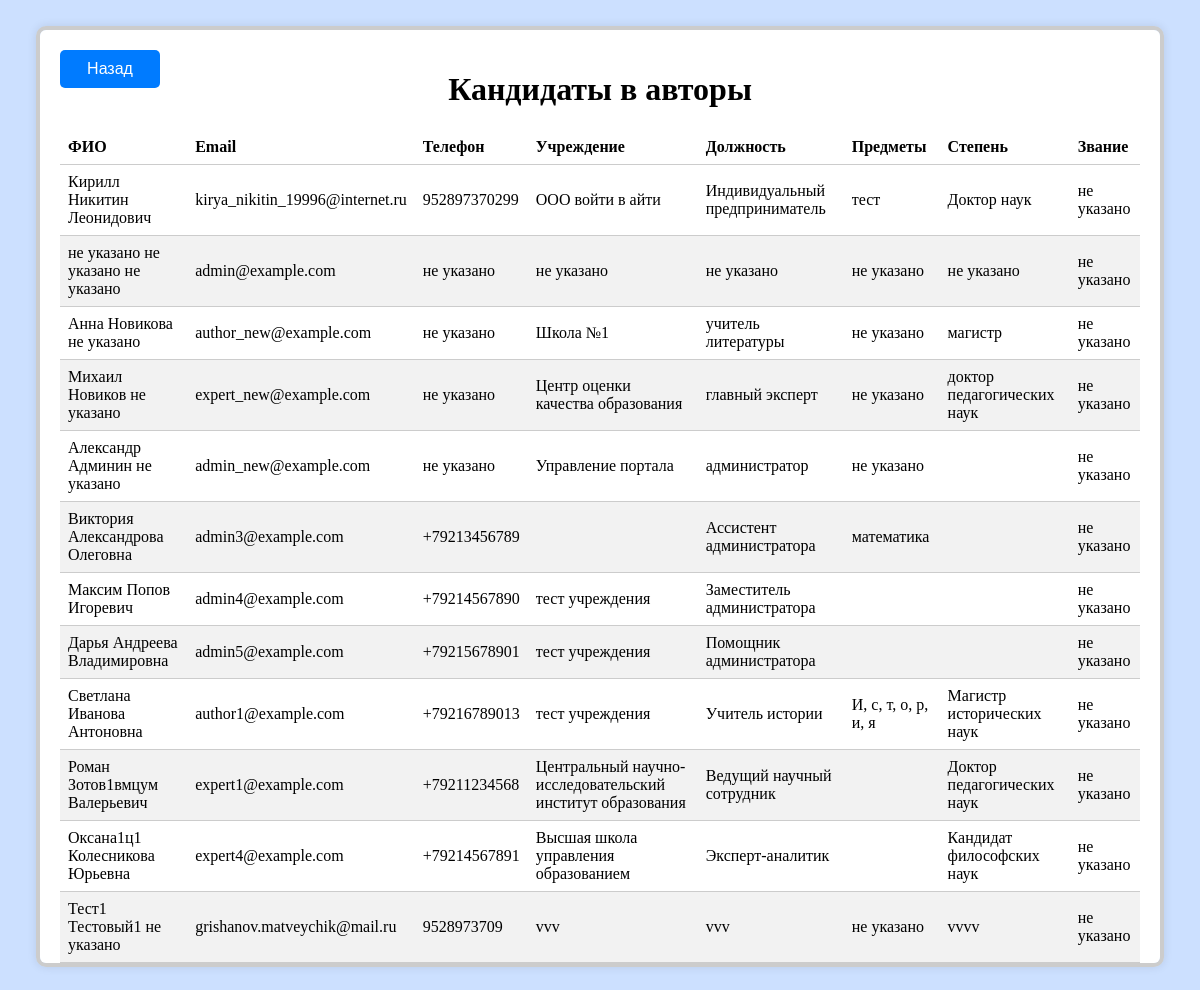
The page /show-candidates on the database as committed earlier.
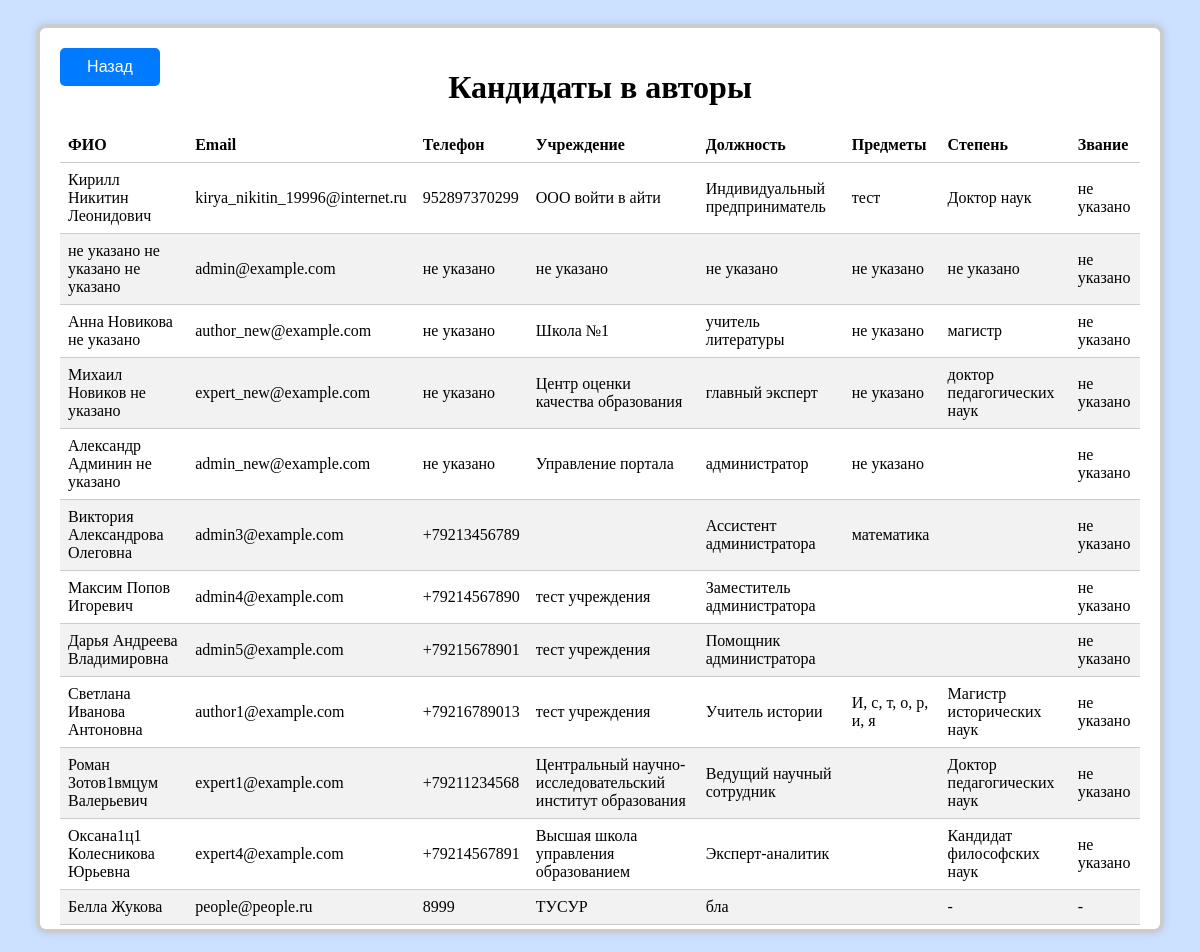
The same page on the database as committed later.
### tables this page shows
CREATE TABLE "users" (
	"user_id"	INTEGER,
	"username"	VARCHAR(50) UNIQUE,
	"password"	VARCHAR(100),
	"role_admin"	BOOLEAN DEFAULT FALSE,
	"role_author"	BOOLEAN DEFAULT FALSE,
	"role_expert"	BOOLEAN DEFAULT FALSE,
	"first_name"	VARCHAR(50),
	"last_name"	VARCHAR(50),
	"middle_name"	VARCHAR(50),
	"email"	VARCHAR(100) NOT NULL UNIQUE,
	"phone_number"	VARCHAR(20) UNIQUE,
	"institution"	VARCHAR(100),
	"position"	VARCHAR(100),
	"subjects_taught"	TEXT,
	"academic_degree"	VARCHAR(100),
	"academic_rank"	VARCHAR(100),
	PRIMARY KEY("user_id" AUTOINCREMENT)
);

### flaskr.py (the view)
@app.route('/show-candidates')
def show_candidates():
    try:
        conn = connect_db()
        cursor = conn.cursor()
        cursor.execute('''
            SELECT first_name, last_name, middle_name, email, phone_number, institution, position, subjects_taught, academic_degree, academic_rank
            FROM users
            WHERE role_admin=FALSE AND role_author=FALSE AND role_expert=FALSE
        ''')
        results = cursor.fetchall()
        print("Полученные данные:", results)
        candidates = []
        for result in results:
            default_values = ['не указано'] * 10
            processed_result = list(result[:len(default_values)])
            for i in range(len(processed_result)):
                if processed_result[i] is None:
                    processed_result[i] = default_values[i]
            candidates.append({
                'full_name': f"{processed_result[0]} {processed_result[1]} {processed_result[2]}",
                'email': processed_result[3],
                'phone_number': processed_result[4],
                'institution': processed_result[5],
                'position': processed_result[6],
                'subjects_taught': processed_result[7],
                'academic_degree': processed_result[8],
                'academic_rank': processed_result[9]
            })
        return render_template('ADMINSISTEM/knopka-kandidati.html', candidates=candidates)
    except Exception as e:
        print(f"Ошибка: {e}")
        return "Ошибка загрузки данных"

### flaskr.py (called while the page is built)
def connect_db():
    Path(DATABASE).parent.mkdir(parents=True, exist_ok=True)
    conn = sqlite3.connect('database.db')
    conn.row_factory = sqlite3.Row  # Результат будет представлен в виде словаря
    return conn

@app.before_request
def load_logged_in_user():
    user_id = session.get('user_id')
    if user_id is None:
        g.user = None
    else:
        db = get_db()
        g.user = db.execute(
            'SELECT * FROM users WHERE user_id = ?', (user_id,)
        ).fetchone()

### templates/ADMINSISTEM/knopka-kandidati.html (shortened to what this page needs)
<!DOCTYPE html>
<html lang="ru">
<head>
</head>
<body>
    <div class="window">
        <button class="top-left-button primary-button" onclick="history.back()">Назад</button>
        <h1 style="text-align:center;">Кандидаты в авторы</h1>
        {% if candidates %}
            <table>
                <thead>
                    <tr>
                        <th>ФИО</th>
                        <th>Email</th>
                        <th>Телефон</th>
                        <th>Учреждение</th>
                        <th>Должность</th>
                        <th>Предметы</th>
                        <th>Степень</th>
						<th>Звание</th>
                    </tr>
                </thead>
                <tbody>
                    {% for candidate in candidates %}
                        <tr onclick="showPopup(event, this)" class="selectable-row">
                            <td>{{ candidate.full_name }}</td>
                            <td>{{ candidate.email }}</td>
                            <td>{{ candidate.phone_number }}</td>
                            <td>{{ candidate.institution }}</td>
                            <td>{{ candidate.position }}</td>
                            <td>{{ candidate.subjects_taught }}</td>
                            <td>{{ candidate.academic_degree }}</td>
							<td>{{ candidate.academic_rank }}</td>
                        </tr>
                    {% endfor %}
                </tbody>
            </table>
        {% else %}
            <p>Нет заявок в авторы.</p>
        {% endif %}
    </div>
</body>
</html>

### templates/ADMINSISTEM/knopka-kandidati.html (style rules this page uses)
body { display: flex; justify-content: center; align-items: center; height: 100vh; margin: 0; background-color: #cce0ff; }
.window { width: 90vw; height: 90vh; background-color: #fff; border: 4px solid #ccc; border-radius: 10px; box-shadow: 0 0 10px rgba(0, 0, 0, 0.1); overflow-y: scroll; padding: 20px; position: relative; }
.top-left-button { position: absolute; left: 20px; top: 20px; }
table { width: 100%; border-collapse: collapse; margin-top: 20px; }
th, td { padding: 8px; text-align: left; border-bottom: 1px solid #ccc; }
tr:nth-child(even) { background-color: #f2f2f2; }
button { background-color: #007BFF; color: white; cursor: pointer; padding: 10px 20px; font-size: 16px; margin-right: 10px; border-radius: 5px; border: none; min-width: 100px; }

Rows that differ between the two databases and show on the page:
removed users: full_name "Тест1 Тестовый1 не указано", email "grishanov.matveychik@mail.ru", phone_number "9528973709", institution "vvv", position "vvv", subjects_taught "не указано", academic_degree "vvvv", academic_rank "не указано"
added users: full_name "Белла Жукова", email "people@people.ru", phone_number "8999", institution "ТУСУР", position "бла", academic_degree "-", academic_rank "-"
